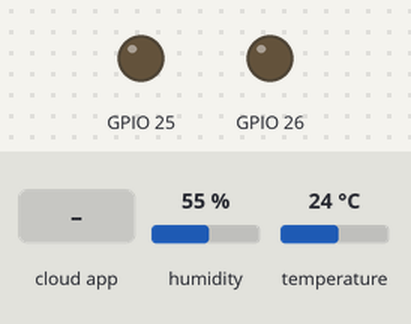
A sketch run on a simulated ESP32. On the bench: output pins drawn as LEDs (lit = HIGH). The inputs (shaded band) are chosen by the test bench; at power-on: humidity 55 %, temperature 24 °C. WiFi joins after 1.5 s; servers stay silent unless stated; the Firebase database answers and starts empty; what the sketch prints to the serial monitor is not drawn.

Above: at 2.7 s.
2.8 s: the phone or cloud app sets Fan_Status to 1
At 4.0 s:
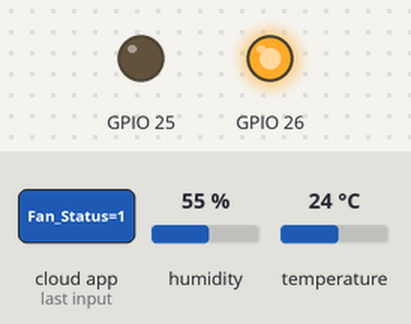
4.7 s: the phone or cloud app sets Light_Status to 1
At 6.5 s:
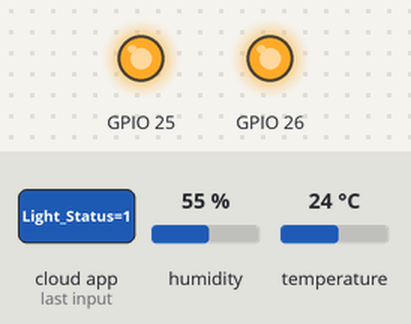
6.9 s: the phone or cloud app sets Fan_Status to 0
At 8.8 s:
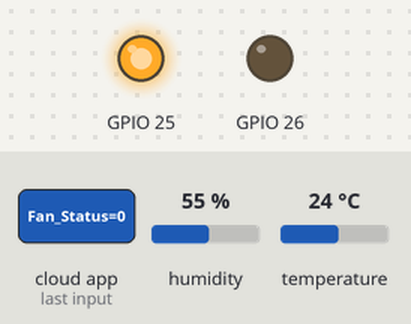
9.1 s: the phone or cloud app sets Light_Status to 0
At 10.4 s:
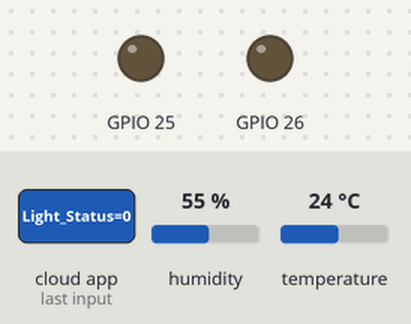
Timing chart, 0 to 12.1 s (numbered marks = the images above; inputs shaded):
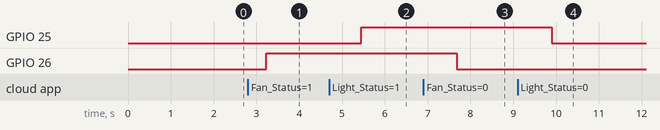

Measured:
- after the input at 2.8 s, GPIO 26: LOW → HIGH after 0.43 s
- after the input at 4.7 s, GPIO 25: LOW → HIGH after 0.75 s
- after the input at 6.9 s, GPIO 26: HIGH → LOW after 0.78 s
- after the input at 9.1 s, GPIO 25: HIGH → LOW after 0.80 s

The sketch:

SolarDryerVer0.ino
```cpp
#include <FirebaseESP32.h>
#include  <WiFi.h>
#include "DHT.h"

#define WIFI_SSID "put yours" // Change the name of your WIFI
#define WIFI_PASSWORD "put yours" // Change the password of your WIFI
#define FIREBASE_HOST "put yours"
#define FIREBASE_Authorization_key "put yours"

#define DHTPIN 33

#define DHTTYPE DHT11
bool Fan_Status_1 = false;
bool Light_Status_1 = false;
DHT dht(DHTPIN, DHTTYPE);

FirebaseData firebaseData;
//FirebaseJson json;

void setup()
{
  pinMode(25, OUTPUT);
  pinMode(26, OUTPUT);
  Serial.begin(115200);
  dht.begin();
  WiFi.begin (WIFI_SSID, WIFI_PASSWORD);
  Serial.print("Connecting...");
  while (WiFi.status() != WL_CONNECTED)
  {
    Serial.print(".");
    delay(300);
  }
  Serial.println();
  Serial.print("IP Address: ");
  Serial.println(WiFi.localIP());
  Serial.println();
  Firebase.begin(FIREBASE_HOST, FIREBASE_Authorization_key);
  Firebase.reconnectWiFi(true);

}

void loop()
{

  float hum = dht.readHumidity();
  float temp = dht.readTemperature();

  if (isnan(hum) || isnan(temp)  )
  {
    Serial.println(F("Failed to read from DHT sensor!"));
    return;
  }

  Serial.print("Temperature: ");
  Serial.print(temp);
  Serial.print("°C");
  Serial.print(" Humidity: ");
  Serial.print(hum);
  Serial.print("%");
  Serial.println();

  Firebase.setFloat(firebaseData, "/Dryer_Room_1/Temperature", temp);
  Firebase.setFloat(firebaseData, "/Dryer_Room_1/Humidity", hum);
  Firebase.getBool(firebaseData, "/Dryer_Room_1/Fan_Status");
  Fan_Status_1 = firebaseData.boolData();
  Firebase.getBool(firebaseData, "/Dryer_Room_1/Light_Status");
  Light_Status_1 = firebaseData.boolData();

  if (Fan_Status_1 == true) digitalWrite (26, HIGH);
  else if (Fan_Status_1 == false) digitalWrite (26, LOW);
  if (Light_Status_1 == true) digitalWrite (25, HIGH);
  else if (Light_Status_1 == false) digitalWrite (25, LOW);
  Serial.print(Fan_Status_1);
  Serial.print(Light_Status_1);
  Serial.println();
  delay(500);
}
```
